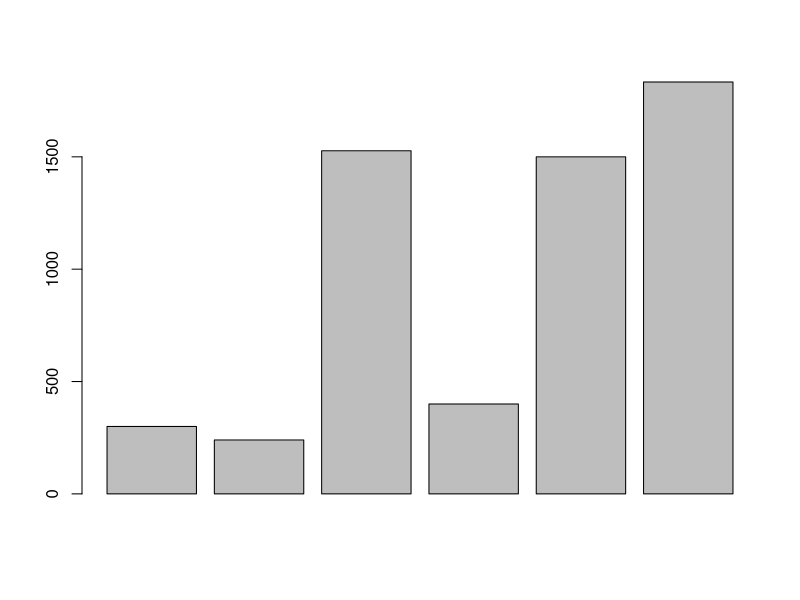
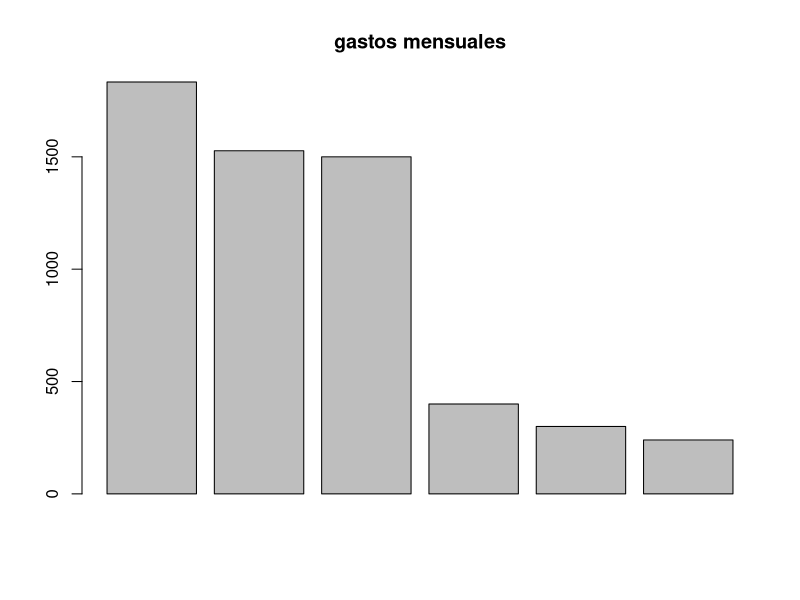

Reproduce these figures in R, in order.
 # gastos mensuales 
300+240+1527+400+1500+1833
celular <- 300
transporte <-240
combustible <- 1527
gimnasio <- 400
alquiler <- 1500
otros <- 1833
total <- celular+transporte+combustible+gimnasio+alquiler+otros
semestre <- total*5
anual <- total*10
#valores absolutos 
abs(10)
abs(-4)

#Raíz cuadrada
sqrt(9)

#logaritmo natural 
log(2) 
2*9
4+5 # tambien se puede colocar un comentario 

celular<- 300
Celular<--300 
CELULAR<- 8000
 
celular+Celular+CELULAR
help(abs)
help(mean) 
?abs 
?maen 
help.search("absolute")

gastos <- c(celular, transporte, combustible, gimnasio, alquiler, otros)

barplot(gastos)
?sort
gastos_ord <- sort(gastos, decreasing = TRUE)
help("barplot")
barplot(gastos_ord, main = "gastos mensuales")
names.arg = c("otros", "alquiler" , "gimnasio", "combustible", "transporte", "celular")

